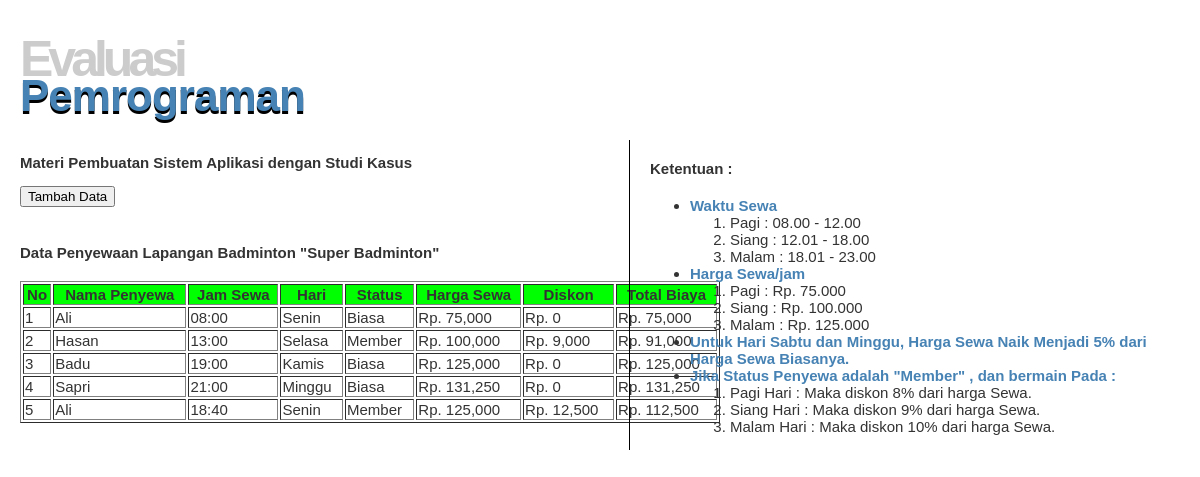
The page / on the database its author committed.
### tables this page shows
CREATE TABLE `t_penyewaan` (
  `no` int(255) NOT NULL,
  `nama_penyewa` varchar(255) NOT NULL,
  `jam_sewa` varchar(20) NOT NULL,
  `hari` varchar(20) NOT NULL,
  `status` varchar(255) NOT NULL
);

### index.php (the view, shortened to what this page needs)
<!DOCTYPE html>
<html>
<head>
    <link href="style.css" rel="stylesheet" type="text/css">
</head>
<body>
    <div class="div-kiri">
        <h2>Evaluasi <br> <b>Pemrograman</b> </h2>
        <p>
            <marquee><b>Materi Pembuatan Sistem Aplikasi dengan Studi Kasus</b></marquee>
        </p>
        <form action="tambah_data.php" method="get">
            <input type="submit" value="Tambah Data">
        </form>
        <br>
        <h4>Data Penyewaan Lapangan Badminton "Super Badminton"</h4>
        <table border="1" width="700" height="100">
            <tr style="background-color:lime">
                <th>No</th>
                <th>Nama Penyewa</th>
                <th>Jam Sewa</th>
                <th>Hari</th>
                <th>Status</th>
                <th>Harga Sewa</th>
                <th>Diskon</th>
                <th>Total Biaya</th>
            </tr>
            <?php
            require_once "koneksi.php";
            $query = "SELECT * FROM t_penyewaan";
            $result = mysqli_query($koneksi, $query);
            while ($res = mysqli_fetch_array($result)) {
                echo "<tr>";
                echo "<td>" . $res["no"] . "</td>";
                echo "<td>" . $res["nama_penyewa"] . "</td>";
                echo "<td>" . $res["jam_sewa"] . "</td>";
                echo "<td>" . $res["hari"] . "</td>";
                echo "<td>" . $res["status"] . "</td>";
                switch ($res["hari"]) {
                    case "Sabtu":
                    case "Minggu":
                        if ($res["jam_sewa"] >= ("08:00") && $res["jam_sewa"] <= ("12:00")) {
                            $harga_sewa = 75000 * 1.05;
                        } elseif ($res["jam_sewa"] > ("12:01") && $res["jam_sewa"] <= ("18:00")) {
                            $harga_sewa = 100000 * 1.05;
                        } elseif ($res["jam_sewa"] > ("18:01") && $res["jam_sewa"] <= ("23:00")) {
                            $harga_sewa = 125000 * 1.05;
                        }
                        break;
                    default:
                        if ($res["jam_sewa"] >= ("08:00") && $res["jam_sewa"] <= ("12:00")) {
                            $harga_sewa = 75000;
                        } elseif ($res["jam_sewa"] > ("12:01") && $res["jam_sewa"] <= ("18:00")) {
                            $harga_sewa = 100000;
                        } elseif ($res["jam_sewa"] > ("18:01") && $res["jam_sewa"] <= ("23:00")) {
                            $harga_sewa = 125000;
                        }
                }
                $diskon = 0;
                if ($res["status"] === "Member") {
                    if ($res["jam_sewa"] >= ("08:00") && $res["jam_sewa"] <= ("12:00")) {
                        $diskon = 0.08;
                    } elseif ($res["jam_sewa"] > ("12:01") && $res["jam_sewa"] <= ("18:00")) {
                        $diskon = 0.09;
                    } elseif ($res["jam_sewa"] > ("18:01") && $res["jam_sewa"] <= ("23:00")) {
                        $diskon = 0.10;
                    }
                }
                $total_biaya = $harga_sewa - ($harga_sewa * $diskon);
                echo "<td>Rp. " . number_format($harga_sewa) . "</td>";
                echo "<td>Rp. " . number_format($diskon * $harga_sewa) . "</td>";
                echo "<td>Rp. " . number_format($total_biaya) . "</td>";
                echo "</tr>";
            }
            ?>
        </table>
    </div>
    <div class="div-kanan">
        <h4>Ketentuan :</h4>
        <ul>
            <li><b>Waktu Sewa</b>
                <ol>
                    <li>Pagi : 08.00 - 12.00</li>
                    <li>Siang : 12.01 - 18.00</li>
                    <li>Malam : 18.01 - 23.00</li>
                </ol>
            </li>
            <li><b>Harga Sewa/jam </b>
                <ol>
                    <li>Pagi : Rp. 75.000</li>
                    <li>Siang : Rp. 100.000</li>
                    <li>Malam : Rp. 125.000</li>
                </ol>
            </li>
            <li><b>Untuk Hari Sabtu dan Minggu, Harga Sewa Naik Menjadi 5% dari Harga Sewa Biasanya.</b></li>
            <li><b>Jika Status Penyewa adalah "Member" , dan bermain Pada :</b>
                <ol>
                    <li>Pagi Hari : Maka diskon 8% dari harga Sewa.</li>
                    <li>Siang Hari : Maka diskon 9% dari harga Sewa.</li>
                    <li>Malam Hari : Maka diskon 10% dari harga Sewa.</li>
                </ol>
            </li>
    </div>
</body>
</html>

### style.css (style rules this page uses)
body { margin: 0px; padding: 0px; color: #333333; font-family: "lucida grande", Tahoma, verdana, arial, sans-serif; font-size: 15px; }
.div-kiri { display: block; width: 445px; float: left; min-height: 100px; margin: 0px 2px 0px 20px; padding: 0px; }
.div-kiri h2 b { font-size:44px; text-shadow:0 3px #000; letter-spacing:-1px; color: steelblue; }
.div-kanan { float: right; display: block; width: 500px; margin: 140px 50px 0px 0px; height: auto; float: right; border-left: solid 1px #000000; padding-left: 20px; }
h2 { font-size: 50px; font-weight: 100px; letter-spacing: -5px; line-height: 35px; color: #CCC; }
ul li b { color: steelblue; }
p { color: steelblue; }

### rows shown on the page
t_penyewaan: no "1", nama_penyewa "Ali", jam_sewa "08:00", hari "Senin", status "Biasa", jam_sewa "75,000", $diskon*$harga_sewa "0"
t_penyewaan: no "2", nama_penyewa "Hasan", jam_sewa "13:00", hari "Selasa", status "Member", jam_sewa "100,000", $diskon*$harga_sewa "9,000", jam_sewa "91,000"
t_penyewaan: no "3", nama_penyewa "Badu", jam_sewa "19:00", hari "Kamis", status "Biasa", jam_sewa "125,000", $diskon*$harga_sewa "0"
t_penyewaan: no "4", nama_penyewa "Sapri", jam_sewa "21:00", hari "Minggu", status "Biasa", harga_sewa "131,250", harga_sewa "0", total_biaya "131,250"
t_penyewaan: no "5", nama_penyewa "Ali", jam_sewa "18:40", hari "Senin", status "Member", jam_sewa "125,000", $diskon*$harga_sewa "12,500", jam_sewa "112,500"
